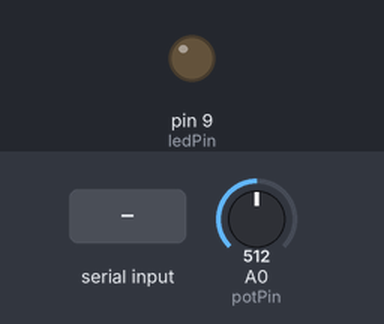
A sketch run on a simulated Arduino Uno, built with avr-gcc and run on an emulated ATmega328P. Shown: output pins drawn as LEDs (lit = HIGH). The inputs (shaded band) are chosen by the test bench; at power-on: A0 (potPin) = 512.

Above: at 1.2 s.
1.3 s: "1" received over the second serial link
At 2.4 s:
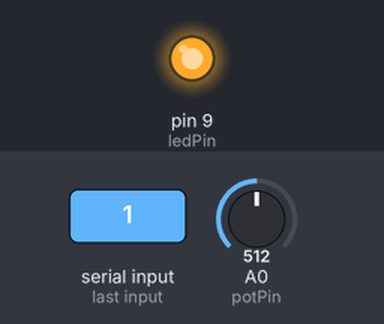
2.8 s: "0" received over the second serial link
At 3.5 s:
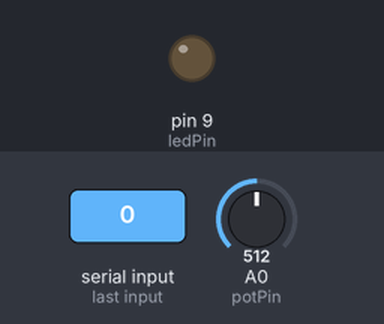
Timing chart, 0 to 5.8 s (numbered marks = the images above; inputs shaded):
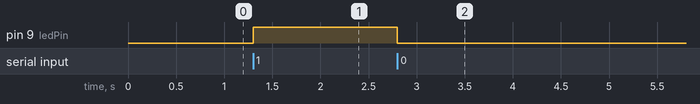

Measured:
- after the input at 1.3 s, pin 9 (ledPin): LOW → HIGH at once
- after the input at 2.8 s, pin 9 (ledPin): HIGH → LOW at once

The sketch:

Slave_Node.ino
```cpp
#include <SoftwareSerial.h>

// RX: 10 (接 HC-05 TX), TX: 11 (接 HC-05 RX)
SoftwareSerial BTSerial(10, 11);

const int potPin = A0;
const int ledPin = 9;

int lastMotorVal = -1;
unsigned long lastSendTime = 0;

void setup() {
  pinMode(ledPin, OUTPUT);
  digitalWrite(ledPin, LOW);

  Serial.begin(9600);
  BTSerial.begin(9600);
}

void loop() {
  if (BTSerial.available()) {
    char cmd = BTSerial.read();
    if (cmd == '1') {
      digitalWrite(ledPin, HIGH);
    } else if (cmd == '0') {
      digitalWrite(ledPin, LOW);
    }
  }

  if (millis() - lastSendTime > 50) {
    int potVal = analogRead(potPin);
    int motorVal = map(potVal, 0, 1023, 0, 255); // 轉為 PWM 0~255

    if (abs(motorVal - lastMotorVal) > 2) {
      BTSerial.write(motorVal);
      lastMotorVal = motorVal;
    }
    lastSendTime = millis();
  }
}
```
